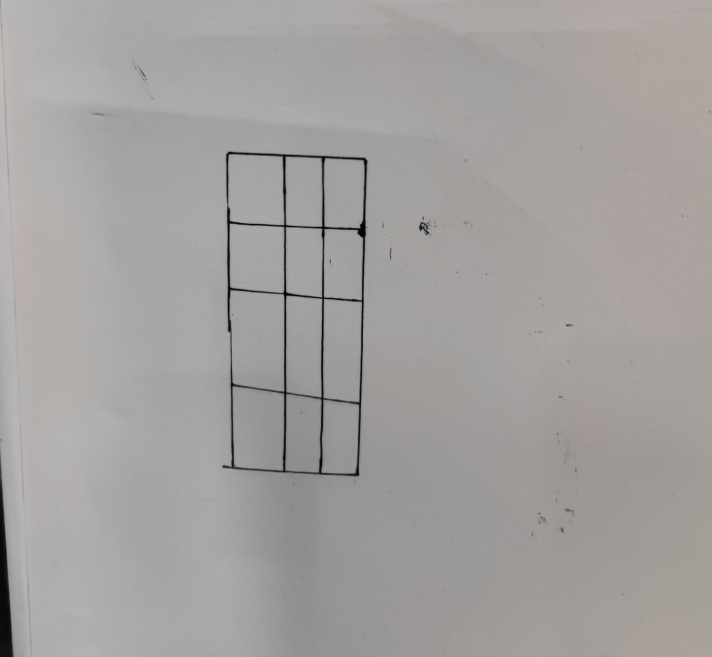
#> input picture 2.jpg, 2135 x 1969 px (shown at 1/3 size)
$ python cv2_test2.py
#> lines starting #> are read from the running program, lines starting #| are printed output that depends on the picture; after the words box and inside, x2 and y2 are one past the last pixel; in counts of white or black regions, pixels touching at a corner belong together
#> further down, src is the input picture: shape (1969, 2135, 3); mean B, G, R 159.1, 160.7, 163.6
import cv2
import numpy as np

def line_detect(image):
    # 将图片转换为HSV
    hsv = cv2.cvtColor(image, cv2.COLOR_BGR2HSV)
#> hsv: shape (1969, 2135, 3); mean H, S, V 41.5, 7.4, 163.6
    # 设置阈值
    lowera = np.array([0, 0, 221])
    uppera = np.array([180, 30, 255])
    mask1 = cv2.inRange(hsv, lowera, uppera)
#> mask1: shape (1969, 2135); every value is 0
    kernel = np.ones((3, 3), np.uint8)

    # 对得到的图像进行形态学操作（闭运算和开运算）
    mask = cv2.morphologyEx(mask1, cv2.MORPH_CLOSE, kernel) #闭运算：表示先进行膨胀操作，再进行腐蚀操作
    mask = cv2.morphologyEx(mask, cv2.MORPH_OPEN, kernel)   #开运算：表示的是先进行腐蚀，再进行膨胀操作

    gray = cv2.GaussianBlur(hsv, (9, 9), 0)
#> gray: shape (1969, 2135, 3); mean H, S, V 41.5, 7.4, 163.6
    # 中值滤波
    gray = cv2.medianBlur(gray, ksize=3)
#> gray: shape (1969, 2135, 3); mean H, S, V 41.5, 7.4, 163.6

    # 绘制轮廓
    edges = cv2.Canny(gray, 50, 100, apertureSize=3)
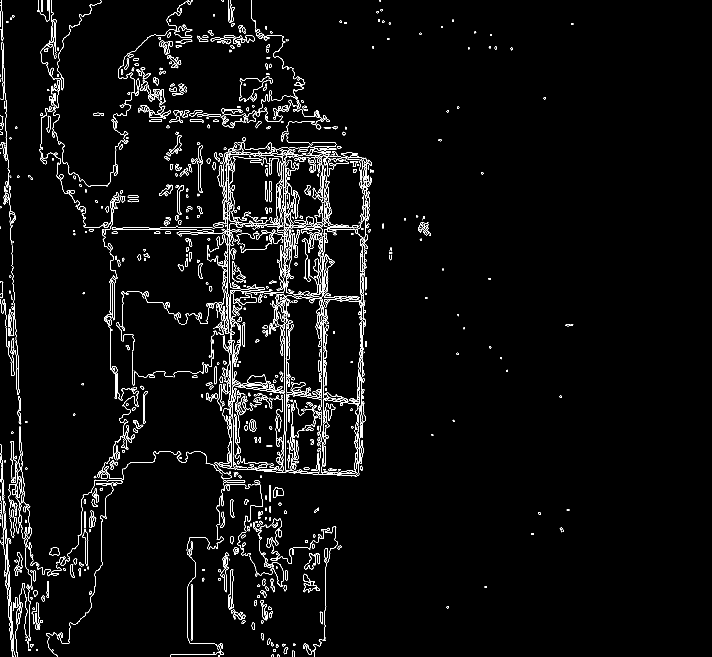
#> edges: shape (1969, 2135) (shown at 1/3 size); 2.3% white in thin lines or dots, all inside (x1, y1, x2, y2) = (0, 0, 1720, 1969)
    # 显示图片
    cv2.imshow("edges", edges)
    print(edges)
#> (printed output is left out)
    # 检测白线    这里是设置检测直线的条件，可以去读一读HoughLinesP()函数，然后根据自己的要求设置检测条件
    lines = cv2.HoughLinesP(edges, 1, np.pi / 180, 40,minLineLength=10,maxLineGap=10)
    print("lines=",lines)
#> (printed output is left out)
    print("========================================================")
    i=1
    # 对通过霍夫变换得到的数据进行遍历
    for line in lines:
        # newlines1 = lines[:, 0, :]
        print("line["+str(i-1)+"]=",line)
        x1,y1,x2,y2 = line[0]   #两点确定一条直线，这里就是通过遍历得到的两个点的数据 （x1,y1）(x2,y2)
        cv2.line(image,(x1,y1),(x2,y2),(0,0,255),2)     #在原图上画线
        # 转换为浮点数，计算斜率
        x1 = float(x1)
        x2 = float(x2)
        y1 = float(y1)
        y2 = float(y2)
        print("x1=%s,x2=%s,y1=%s,y2=%s" % (x1, x2, y1, y2))
        if x2 - x1 == 0:
            print("直线是竖直的")
            result=90
        elif y2 - y1 == 0 :
            print("直线是水平的")
            result=0
        else:
            # 计算斜率
            k = -(y2 - y1) / (x2 - x1)
            # 求反正切，再将得到的弧度转换为度
            result = np.arctan(k) * 57.29577
            print("直线倾斜角度为：" + str(result) + "度")
        i = i+1
#> this loop made 4897 passes
#> (x1, y1, x2, y2, k, result) on passes 6, 7, 14, 15, 17, 18, 21, 27, 30, 31, 33, 34: (43, 930, 46, 980, -16.67, -86.57), (1086, 1117, 1088, 1041, 38, 88.49), (973, 1021, 974, 983, 38, 88.49), (13, 305, 14, 325, -20, -87.14), (847, 443, 849, 512, -34.5, -88.34), (957, 1422, 958, 1379, 43, 88.67), (698, 1210, 700, 1337, -63.5, -89.1), (850, 909, 852, 855, 27, 87.88), (34, 721, 35, 733, -12, -85.24), (1002, 481, 1005, 428, 17.67, 86.76), (689, 997, 690, 1039, -42, -88.64), (1091, 815, 1092, 789, 26, 87.8)
#> (x1, y1, x2, y2, result) on passes 1, 2, 3, 4, 5, 8: (852, 1303, 852, 1173, 90), (858, 1769, 858, 1757, 90), (848, 397, 848, 423, 90), (697, 834, 697, 785, 90), (858, 1171, 858, 1106, 90), (669, 871, 669, 797, 90)
#> (printed output is left out)
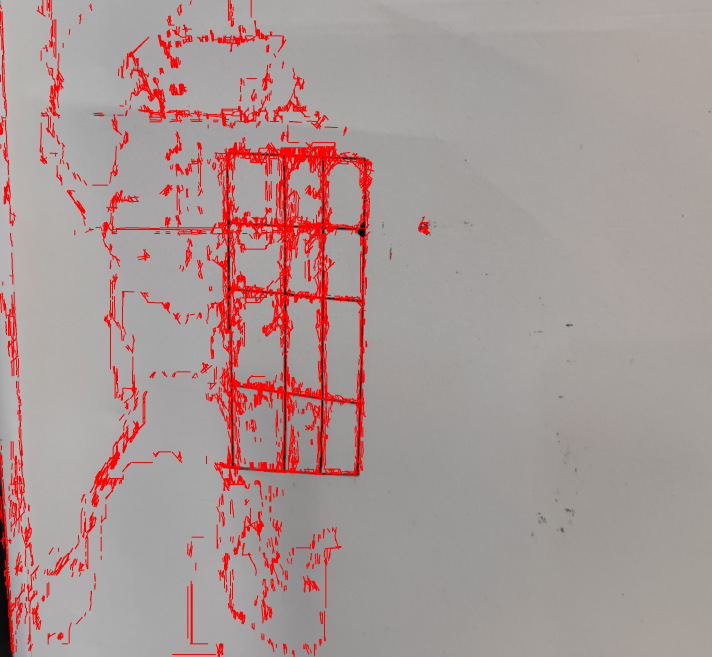
#> image: shape (1969, 2135, 3) (shown at 1/3 size); mean B, G, R 149.7, 151.4, 170.1
    #     显示最后的成果图
    cv2.imshow("line_detect",image)
    # return result

if __name__ == '__main__':
    # 读入图片
    src = cv2.imread("2.jpg")
    # 设置窗口大小
    cv2.namedWindow("input image", cv2.WINDOW_AUTOSIZE)
    # 显示原始图片
    cv2.imshow("input image", src)
    # 调用函数
    line_detect(src)
    cv2.waitKey(0)

$ run again, with 1.jpg copied over 2.jpg
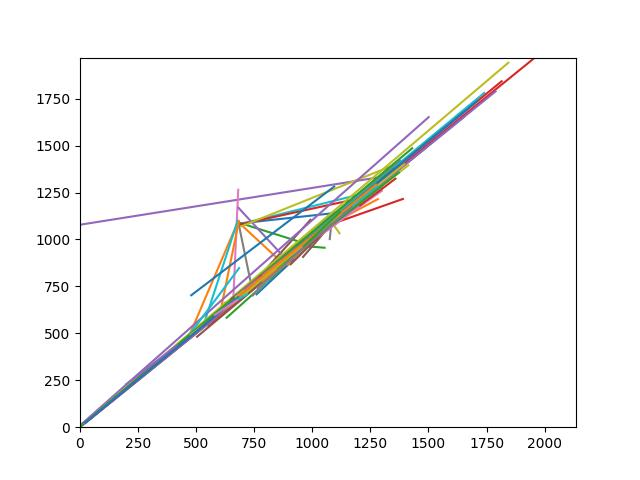
#> input picture 1.jpg, 640 x 480 px
#> src is the input picture: shape (480, 640, 3); mean B, G, R 247.2, 247.8, 247.8
#> hsv: shape (480, 640, 3); mean H, S, V 9.1, 4.7, 249.2
#> mask1: shape (480, 640); 94.6% white; 63 black regions (9 under 20 px), largest, box (x1, y1, x2, y2) and area: (75, 57, 578, 433) 14240, (45, 329, 60, 339) 85, (184, 438, 199, 448) 82
#> in line_detect, `edges = cv2.Canny(gray, 50, 100, apertureSize=3)`:
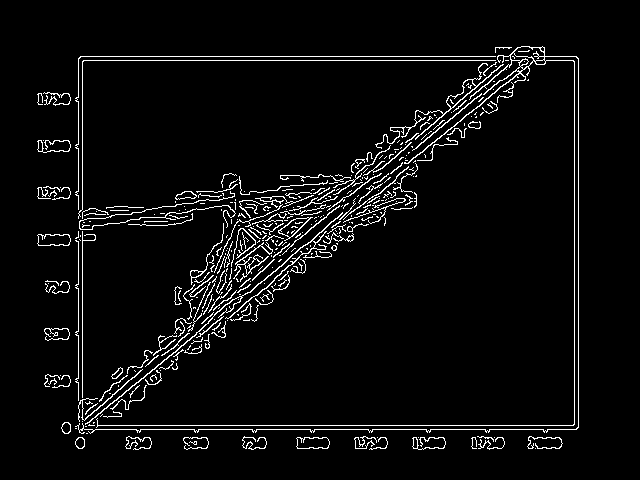
#> edges: shape (480, 640); 4.6% white in thin lines or dots, all inside (x1, y1, x2, y2) = (37, 46, 579, 450)
#> (printed output is left out)
#> lines = 297 rows, first 6: [62, 429, 576, 429], [80, 56, 576, 56], [78, 60, 578, 60], [62, 425, 578, 425], [578, 427, 578, 58], [574, 424, 574, 61]
#> (printed output is left out)
#> the loop in line_detect, `for line in lines:` made 297 passes
#> (x1, y1, x2, y2, k, result) on passes 8, 10, 11, 13, 14, 15, 16, 17: (282, 254, 500, 65, 0.867, 40.92), (83, 426, 195, 335, 0.812, 39.09), (406, 163, 544, 52, 0.804, 38.81), (423, 142, 494, 81, 0.859, 40.67), (76, 428, 286, 239, 0.9, 41.99), (146, 355, 246, 271, 0.84, 40.03), (463, 87, 503, 57, 0.75, 36.87), (391, 173, 406, 160, 0.867, 40.91)
#> (printed output is left out)
#> after the loop in line_detect, `for line in lines:`:
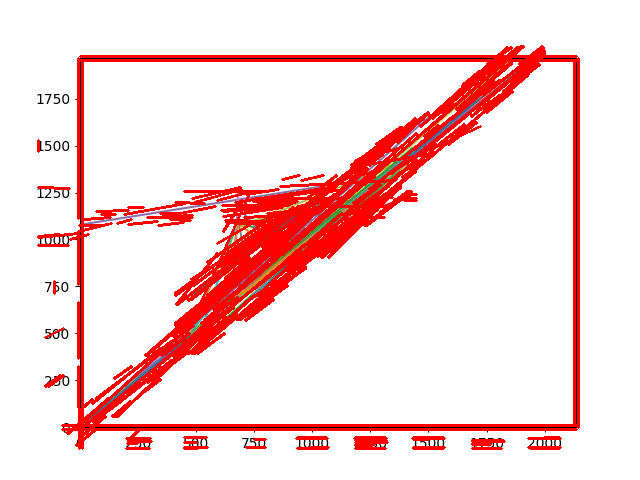
#> image: shape (480, 640, 3); 12.95% of pixels changed, all inside (x1, y1, x2, y2) = (37, 45, 580, 450)
